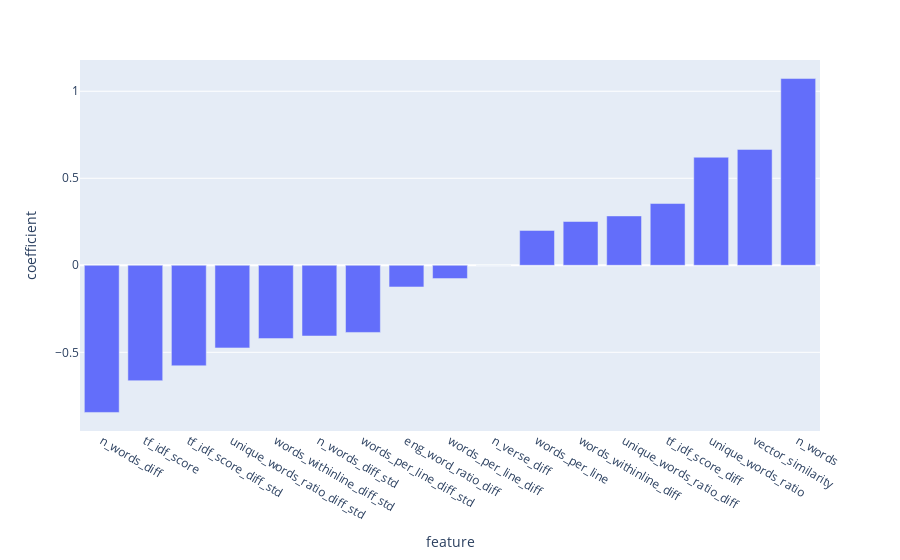

Notebook cell for this chart:
### Code cell
feature_importance_df = pd.DataFrame({'feature': feature_org+feature_abs, 'coefficient':pipeline['clf'].coef_[0]})

px.bar(feature_importance_df.sort_values('coefficient'), x='feature', y='coefficient')

### Figure 1 — Plotly figure (JSON) as saved in the notebook; plotly's stock layout.template omitted (floating-point values rounded to 4 significant figures)
{"data": [{"alignmentgroup": "True", "hovertemplate": "feature=%{x}<br>coefficient=%{y}<extra></extra>", "legendgroup": "", "marker": {"color": "#636efa", "pattern": {"shape": ""}}, "name": "", "offsetgroup": "", "orientation": "v", "showlegend": false, "textposition": "auto", "type": "bar", "x": ["n_words_diff", "tf_idf_score", "tf_idf_score_diff_std", "unique_words_ratio_diff_std", "words_withinline_diff_std", "n_words_diff_std", "words_per_line_diff_std", "eng_word_ratio_diff", "words_per_line_diff", "n_verse_diff", "words_per_line", "words_withinline_diff", "unique_words_ratio_diff", "tf_idf_score_diff", "unique_words_ratio", "vector_similarity", "n_words"], "xaxis": "x", "y": [-0.8456, -0.663, -0.5774, -0.4747, -0.4213, -0.4063, -0.3858, -0.1244, -0.07649, 0, 0.2003, 0.2516, 0.2836, 0.355, 0.6208, 0.6659, 1.073], "yaxis": "y"}], "layout": {"barmode": "relative", "legend": {"tracegroupgap": 0}, "margin": {"t": 60}, "xaxis": {"anchor": "y", "domain": [0, 1], "title": {"text": "feature"}}, "yaxis": {"anchor": "x", "domain": [0, 1], "title": {"text": "coefficient"}}}}
